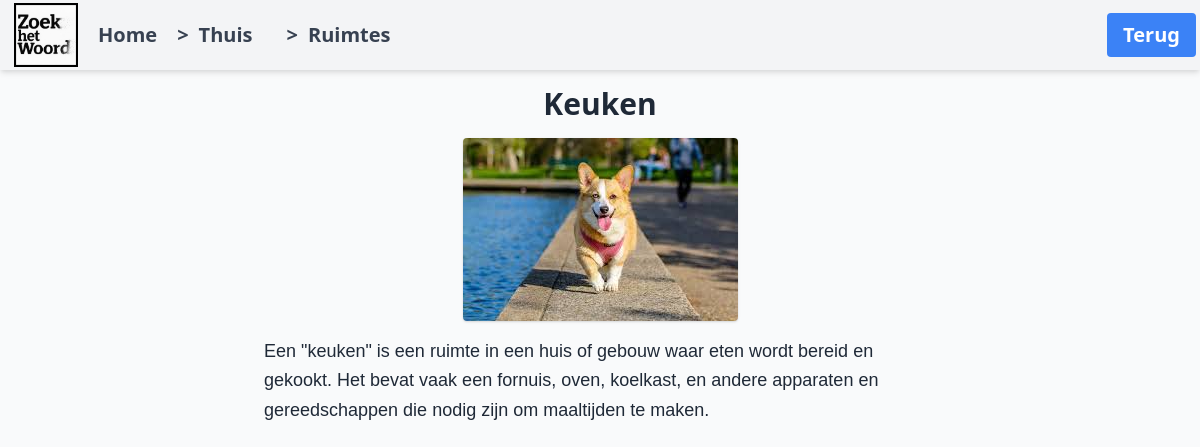
/word/1/, run on the app's committed database.
### ftwapp/models.py (models this page shows, shortened)
class Word(models.Model):
    name = models.CharField(max_length=100)
    image = models.ImageField(upload_to='words/', blank=True, null=True)
    category = models.ForeignKey(Category, on_delete=models.CASCADE,related_name='words', null=True, blank=True)
    subcategory = models.ForeignKey(Subcategory, on_delete=models.CASCADE, related_name='words', null=True, blank=True)
    description = models.TextField(blank=True, null=True)

class Subcategory(models.Model):
    name = models.CharField(max_length=200)
    category = models.ForeignKey(Category, related_name='subcategories', on_delete=models.CASCADE)
    image = models.ImageField(upload_to='subcategories/', blank=True, null=True)

class Category(models.Model):
    name = models.CharField(max_length=100)
    image = models.ImageField(upload_to='categories/')
    parent = models.ForeignKey('self', null=True, blank=True, related_name='child_categories', on_delete=models.CASCADE)

### ftwapp/views.py (the view)
# urls.py: path('word/<int:pk>/', views.word_detail, name='word_detail'),
def word_detail(request, pk):
    word = get_object_or_404(Word, pk=pk)
    return render(request, 'word_detail.html', {'word': word})

### ftwapp/templates/word_detail.html (shortened to what this page needs)
{% extends "base.html" %}
{% load static %}
{% block nav_button %}
<a href="{% url 'subcategory_detail' word.subcategory.pk %}"
    class="bg-blue-500 text-white px-4 py-2 rounded hover:bg-blue-600 transition">Terug</a>
{% endblock %}
{% block breadcrumbs %}
<div class="breadcrumbs">
    <a href="{% url 'category_detail' word.subcategory.category.pk %}">
        <span>&gt;</span> {{ word.subcategory.category.name }}
    </a>
    <a href="{% url 'subcategory_detail' word.subcategory.pk %}">
        <span>&gt;</span> {{ word.subcategory.name }}
    </a>
</div>
{% endblock %}
{% block content %}
<h1 class="text-3xl font-bold mb-4 text-center">{{ word.name }}</h1>
{% if word.image %}
<img src="{{ word.image.url }}" alt="{{ word.name }}" style="max-height: 66vh;" class="mb-4 rounded shadow mx-auto">
{% else %}
<img src="{% static 'images/default.jpg' %}" alt="Default Image" style="max-height: 66vh;" class="mb-4 rounded shadow mx-auto">
{% endif %}
<p class="text-lg leading-relaxed max-w-2xl mx-auto" style="font-family: Verdana, Arial, sans-serif;">{{word.description}}</p>
{% endblock %}

### static/styles.css (style rules this page uses)
nav a, nav button { font-size: 20px; padding: 12px 10px; text-decoration: none; border: none; background: none; cursor: pointer; color: inherit; }
nav a+a, nav button+button { margin-left: 10px; }
.breadcrumbs { display: flex; align-items: center; gap: 4px; }
.breadcrumbs a { display: flex; align-items: center; gap: 10px; text-decoration: none; color: inherit; }
.breadcrumbs span { font-size: 20px; }

### data on the page
Word: subcategory.category.name "Thuis", subcategory.name "Ruimtes", name "Keuken", description "Een \"keuken\" is een ruimte in een huis of gebouw waar eten wordt bereid en gekookt. Het bevat vaak een fornuis, oven, koelkast, en andere apparaten en gereedschappen die nodig zijn om maaltijden te maken."
